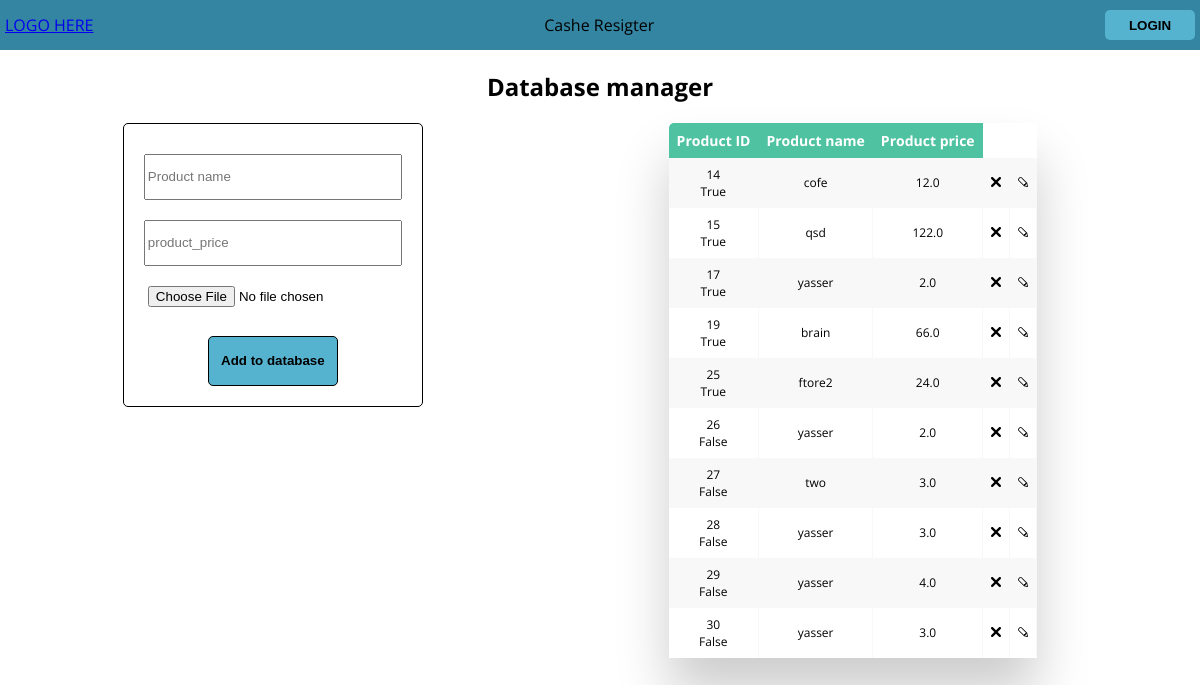
Screenshot of /database/ with the database file from the repository.
### theapp/models.py (models this page shows, shortened)
class Products(models.Model):
    name = models.CharField(max_length=30)
    price = models.FloatField()
    image = models.ImageField(null=True, blank=True, upload_to=get_image_path)
    selected = models.BooleanField(default=False)

### theapp/views.py (the view, shortened to what this page needs)
# urls.py: path("database/", views.DbManager.as_view(), name="database"),
class DbManager(APIView):
    def get(self, request, *args, **kwargs):
        items = Products.objects.all()
        return render(request, "theapp/database.html", {"items": items})

### theapp/templates/theapp/database.html (shortened to what this page needs)
{% extends 'theapp/base.html' %} {% load static %}
    {% block css %}
    <link rel="stylesheet" href="{% static 'theapp/css/database.css' %}" />
    {% endblock %}
    {% block content %}
    <h2>Database manager</h2>
    <div id="page_container">
      <div id="add_products">
        <form
          action=""
          method="POST"
          id="input_products"
          enctype="multipart/form-data"
        >
          <div id="product_inputs">
            <input
              type="text"
              id="product_name"
              placeholder="Product name"
              name="name"
              required
            />
            <input
              type="number"
              id="product_price"
              placeholder="product_price"
              name="price"
              required
            />
            <input
              type="file"
              id="product_image"
              accept="image/png, image/jpeg"
              name="image"
            />
            <button type="submit" id="add_to_database">Add to database</button>
          </div>
        </form>
      </div>
      <div id="products_view">
        <table id="products_table">
          <tr id="head">
            <th>Product ID</th>
            <th>Product name</th>
            <th>Product price</th>
          </tr>
          {% for item in items %}
          <tr id="row_{{item.id}}" class="product_rows">
            <td id="row_item_id">{{item.id}} <br />{{item.selected}}</td>
            <td id="row_item_name">{{item.name}}</td>
            <td id="row_item_price">{{item.price}}</td>
            <td id="delete_{{item.id}}" class="{{item.id}}">
              <img src="{% static 'theapp/images/delete.svg' %}" alt="delete" />
            </td>
            <td id="edit_{{item.id}}" class="{{item.id}}">
              <img src="{% static 'theapp/images/edit.svg' %}" alt="edit" />
            </td>
          </tr>
          {% endfor %}
        </table>
      </div>
    </div>
    {% endblock %}

### theapp/templates/theapp/base.html (shortened to what this page needs)
{% load static %}
<!DOCTYPE html>
<html lang="en">
  <head>
    <link rel="stylesheet" href="{% static 'theapp/css/base.css' %}" />
    {% block css %} {% endblock %}
  </head>
  <body>
    <header id="main_header">
      <span><a href="/">LOGO HERE</a> </span>
      <span>Cashe Resigter</span>
      <button>LOGIN</button>
    </header>
    <div id="content" name="content">{% block content %} {% endblock %}</div>
  </body>
</html>

### theapp/static/theapp/css/base.css (style rules this page uses)
#main_header { display: -webkit-box; display: -ms-flexbox; display: flex; -webkit-box-pack: justify; -ms-flex-pack: justify; justify-content: space-between; -webkit-box-align: center; -ms-flex-align: center; align-items: center; -webkit-box-orient: horizontal; -webkit-box-direction: normal; -ms-flex-direction: row; flex-direction: row; background-color: #3385A1; height: 5%; padding: 5px; }
#main_header button { background-color: #56b3cf; border: none; border-radius: 5px; height: 50px; width: 130px; font-weight: bold; height: 30px; width: 90px; }
#content { height: 100%; }

### theapp/static/theapp/css/database.css (style rules this page uses)
body { margin: 0; padding: 0; font-family: 'Open Sans' , 'sans-serif'; height: 100vh; }
h2 { text-align: center; }
#page_container { display: -webkit-box; display: -ms-flexbox; display: flex; -ms-flex-pack: distribute; justify-content: space-around; -webkit-box-align: center; -ms-flex-align: center; align-items: center; -webkit-box-orient: horizontal; -webkit-box-direction: normal; -ms-flex-direction: row; flex-direction: row; -webkit-box-align: start; -ms-flex-align: start; align-items: flex-start; }
#page_container #add_products #product_inputs { display: -webkit-box; display: -ms-flexbox; display: flex; -webkit-box-pack: center; -ms-flex-pack: center; justify-content: center; -webkit-box-align: center; -ms-flex-align: center; align-items: center; -webkit-box-orient: vertical; -webkit-box-direction: normal; -ms-flex-direction: column; flex-direction: column; padding: 10px; border: black solid 1px; padding-bottom: 20px; padding-top: 20px; border-radius: 5px; }
#page_container #add_products #product_inputs input { height: 40px; width: 250px; margin: 10px; }
#page_container #add_products #product_inputs button { background-color: #56b3cf; border: none; border-radius: 5px; height: 50px; width: 130px; font-weight: bold; border: black solid 1px; border-radius: 5px; }
#page_container #products_view { display: -webkit-box; display: -ms-flexbox; display: flex; -webkit-box-pack: center; -ms-flex-pack: center; justify-content: center; -webkit-box-align: center; -ms-flex-align: center; align-items: center; -webkit-box-orient: vertical; -webkit-box-direction: normal; -ms-flex-direction: column; flex-direction: column; -webkit-box-shadow: 0px 35px 50px rgba(0, 0, 0, 0.2); box-shadow: 0px 35px 50px rgba(0, 0, 0, 0.2); margin-right: 40px; }
#page_container #products_view #products_table { border-radius: 5px; font-size: 14px; border-collapse: collapse; width: 100%; max-width: 100%; white-space: nowrap; background-color: white; display: block; max-height: 88%; overflow-y: auto; }
#page_container #products_view #products_table img { height: 10px; width: 10px; }
#page_container #products_view #products_table th { text-align: center; padding: 8px; color: #ffffff; background: #4FC3A1; }
#page_container #products_view #products_table tr:nth-child(even) { background: #F8F8F8; }
#page_container #products_view #products_table td { text-align: center; padding: 8px; border-right: 1px solid #f8f8f8; font-size: 12px; }

### rows the page displays
Products: id "14", selected "True", name "cofe", price "12.0"
Products: id "15", selected "True", name "qsd", price "122.0"
Products: id "17", selected "True", name "yasser", price "2.0"
Products: id "19", selected "True", name "brain", price "66.0"
Products: id "25", selected "True", name "ftore2", price "24.0"
Products: id "26", selected "False", name "yasser", price "2.0"
Products: id "27", selected "False", name "two", price "3.0"
Products: id "28", selected "False", name "yasser", price "3.0"
Products: id "29", selected "False", name "yasser", price "4.0"
Products: id "30", selected "False", name "yasser", price "3.0"
